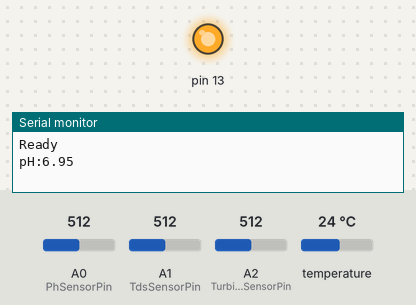
Recording of a sketch running on a simulated Arduino Uno, built with avr-gcc and run on an emulated ATmega328P. On the bench: output pins drawn as LEDs (lit = HIGH), the last lines printed to the serial monitor. The inputs (shaded band) are chosen by the test bench; at power-on: A0 (PhSensorPin) = 512, A1 (TdsSensorPin) = 512, A2 (TurbiditySensorPin) = 512, temperature 24 °C.

Above: at 0.6 s.
At 3.0 s:
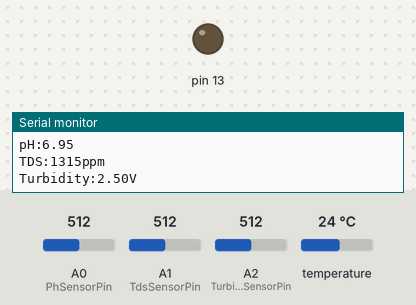
Timing chart, 0 to 6.3 s (numbered marks = the images above):
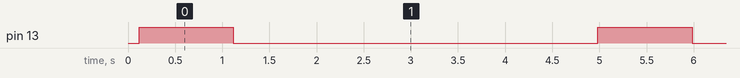

Measured:
- by itself, pin 13: alternates HIGH for 1.0 s and LOW for 3.9 s

The sketch:

7.PH+TDS+Turbidity+Temperature-code.ino
```cpp
#define PhSensorPin A0       // the pH meter Analog output is connected with the Arduino’s Analog A0
unsigned long int avgValue;  //Store the average value of the sensor feedback
float b;
int buf[10], temp;


#include <EEPROM.h>
#include "GravityTDS.h"
#define TdsSensorPin A1
GravityTDS gravityTds;
float temperature = 25, tdsValue = 0;


#define TurbiditySensorPin A2


#include <OneWire.h>
#include <DallasTemperature.h>
// Data wire is conntec to the Arduino digital pin 3
#define ONE_WIRE_BUS 3  //Connect sensor output i.e yellow wire to Digital Pin 3 (Because pin 0 is reserved for Rx and pin 1 is reserved for Tx)
// Setup a oneWire instance to communicate with any OneWire devices
OneWire oneWire(ONE_WIRE_BUS);
// Pass our oneWire reference to Dallas Temperature sensor
DallasTemperature sensors(&oneWire);


void setup() {
  pinMode(13, OUTPUT);
  Serial.begin(9600);
  Serial.println("Ready");  //Test the serial monitor


  gravityTds.setPin(TdsSensorPin);
  gravityTds.setAref(5.0);       //reference voltage on ADC, default 5.0V on Arduino UNO
  gravityTds.setAdcRange(1024);  //1024 for 10bit ADC;4096 for 12bit ADC
  gravityTds.begin();            //initialization


  sensors.begin();
}
void loop() {
  for (int i = 0; i < 10; i++)  //Get 10 sample value from the sensor for smooth the value
  {
    buf[i] = analogRead(PhSensorPin);
    delay(10);
  }
  for (int i = 0; i < 9; i++)  //sort the analog from small to large
  {
    for (int j = i + 1; j < 10; j++) {
      if (buf[i] > buf[j]) {
        temp = buf[i];
        buf[i] = buf[j];
        buf[j] = temp;
      }
    }
  }
  avgValue = 0;
  for (int i = 2; i < 8; i++)  //take the average value of 6 center sample
    avgValue += buf[i];
  float phValue = (float)avgValue * 5.0 / 1024 / 6;  //convert the analog into millivolt
  phValue = 3.5 * phValue;                           //convert the millivolt into pH value
  //Below 2 Lines added for our faulty chinese ph sensor for calibiration via software
  phValue = phValue - 1.7;  //Our ph sensor is always giving 1.7 units extra when put in fresh water which should ideally yield 7,so subtracted this value
  phValue = 14 - phValue;   //Our ph sensor is showing acicic values as greater than 7 and basic values as less than 7,so to reverse it we did 14-phValue operation
  Serial.print("pH:");
  Serial.print(phValue, 2);  //We are printing the phValue with 2 decimal places
  Serial.println(" ");
  digitalWrite(13, HIGH);
  delay(1000);
  digitalWrite(13, LOW);


  //temperature = readTemperature();  //add your temperature sensor and read it
  gravityTds.setTemperature(temperature);  // set the temperature and execute temperature compensation
  gravityTds.update();                     //sample and calculate
  tdsValue = gravityTds.getTdsValue();     // then get the value
  Serial.print("TDS:");
  Serial.print(tdsValue, 0);  //We are printing the tdsValue with 0 decimal places
  Serial.println("ppm");
  delay(1000);


  int sensorValue = analogRead(TurbiditySensorPin);  // read the input on analog pin 0:
  float voltage = sensorValue * (5.0 / 1024.0);      // Convert the analog reading (which goes from 0 - 1023) to a voltage (0 - 5V):
  Serial.print("Turbidity:");
  Serial.print(voltage);  // print out the value you read:
  Serial.println("V");
  delay(1000);


  // Call sensors.requestTemperatures() to issue a global temperature and Requests to all devices on the bus
  sensors.requestTemperatures();
  Serial.print("Temperature:");
  Serial.print(sensors.getTempCByIndex(0));
  Serial.println("C");
  delay(1000);
}
```
